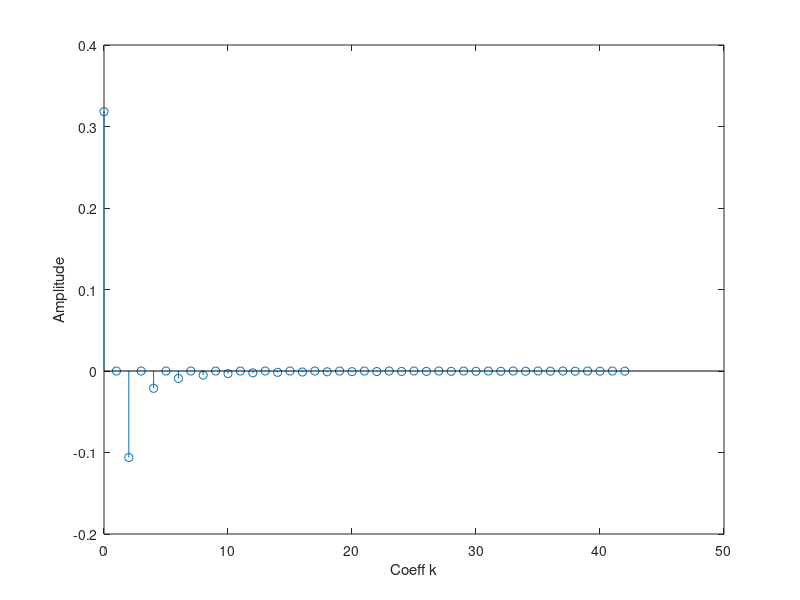
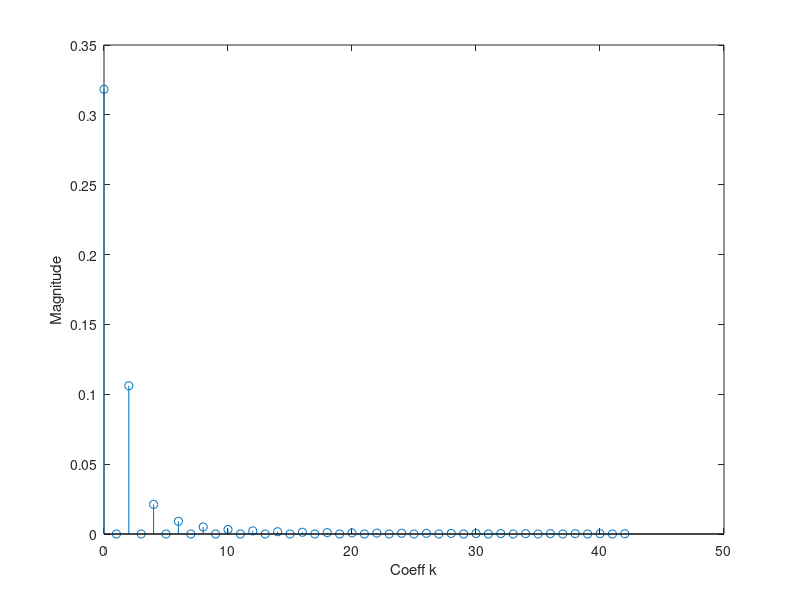
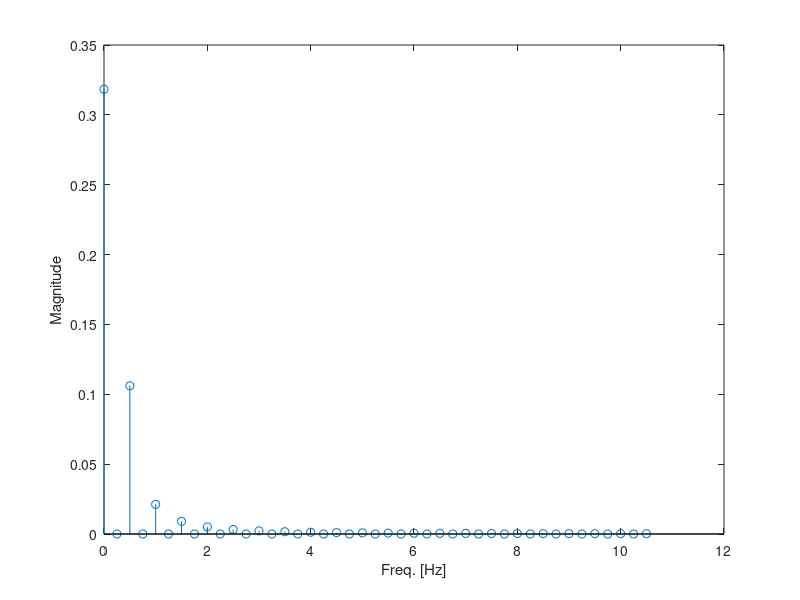

These figures' MATLAB source, in order:
% The script demonstrates how to plot the coefficients ak from
% Fourier Series Analysis using stem().
% In this case, the coefficients apply to a square wave.
% NOTE! Only the origin and the right side of the spectrum are calculated and plotted.
close all
clear
clc

N = 42; % Choice of the number of coefficients we want to plot
T0 = 4; % Period of the periodic signal

ak = zeros(1, N);
for l = 1:1:N/2
    k = 2*l;
    ak(k) = 1 / (pi * (1 - (k)^2)); % Formula for ak taken from Example C.26 in the book
end
ak = [(1/pi) ak]; % Add a0

% Here, the coefficients are plotted with the sign preserved
stem(0:N, ak)
xlabel('Coeff k');
ylabel('Amplitude');

% Here, the absolute value of the coefficients is plotted
figure
stem(0:N, abs(ak))
xlabel('Coeff k');
ylabel('Magnitude');

% Here, the absolute value is plotted, with the order k converted to frequency
figure
stem((0:N) * (1/T0), abs(ak))
xlabel('Freq. [Hz]');
ylabel('Magnitude');
